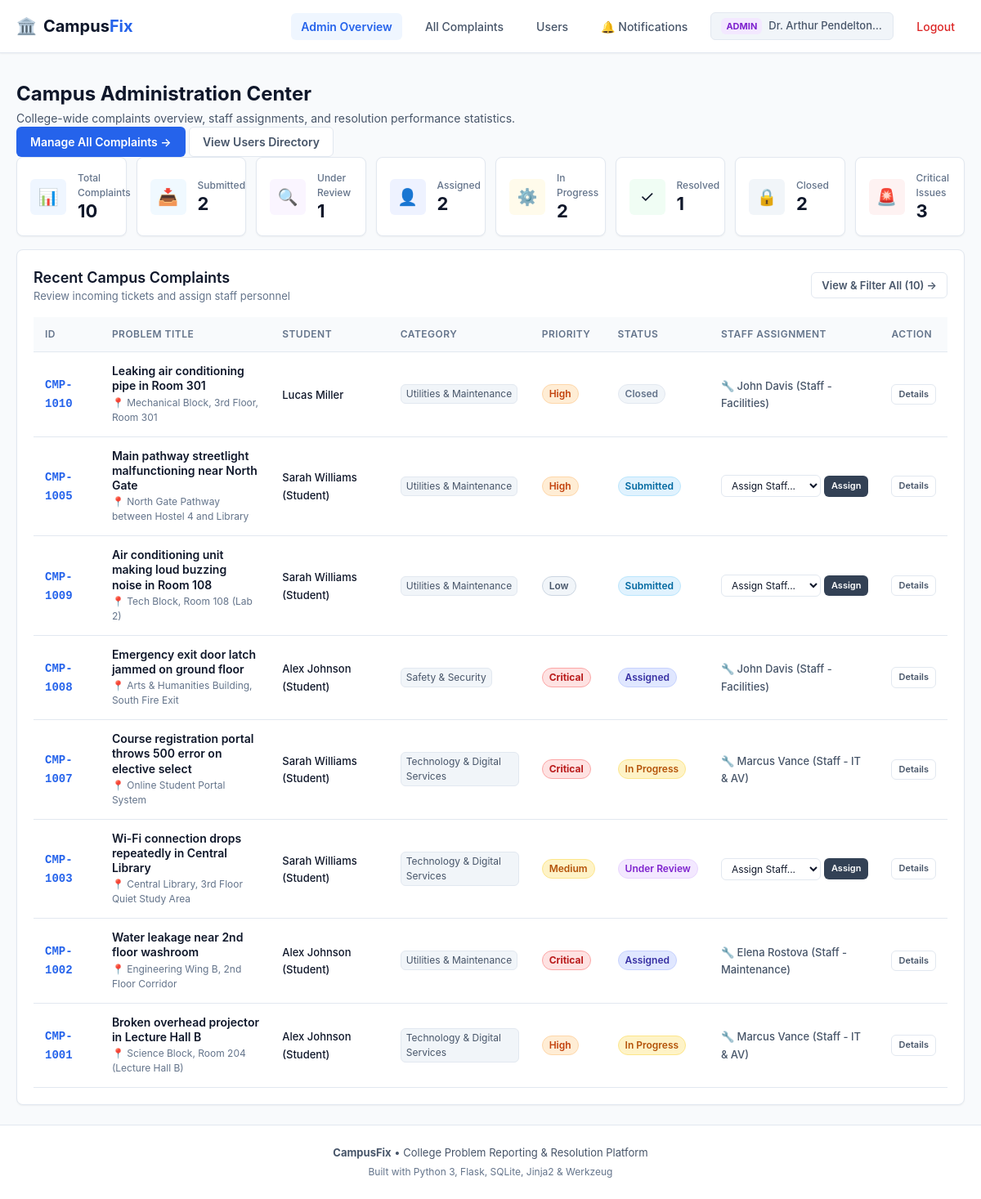
The app's page /admin/dashboard (signed in) with its own data.
### tables this page shows
CREATE TABLE complaints (
        id INTEGER PRIMARY KEY AUTOINCREMENT,
        complaint_id TEXT UNIQUE NOT NULL,
        student_id INTEGER NOT NULL,
        title TEXT NOT NULL,
        description TEXT NOT NULL,
        category TEXT NOT NULL,
        subcategory TEXT NOT NULL,
        location TEXT NOT NULL,
        priority TEXT NOT NULL CHECK(priority IN ('Low', 'Medium', 'High', 'Critical')),
        status TEXT NOT NULL CHECK(status IN ('Submitted', 'Under Review', 'Assigned', 'In Progress', 'Resolved', 'Closed', 'Reopened')),
        assigned_staff_id INTEGER,
        image_filename TEXT,
        created_at TIMESTAMP DEFAULT CURRENT_TIMESTAMP,
        updated_at TIMESTAMP DEFAULT CURRENT_TIMESTAMP,
        FOREIGN KEY (student_id) REFERENCES users (id),
        FOREIGN KEY (assigned_staff_id) REFERENCES users (id)
    );

CREATE TABLE users (
        id INTEGER PRIMARY KEY AUTOINCREMENT,
        name TEXT NOT NULL,
        email TEXT UNIQUE NOT NULL,
        password TEXT NOT NULL,
        role TEXT NOT NULL CHECK(role IN ('student', 'staff', 'admin')),
        department TEXT,
        created_at TIMESTAMP DEFAULT CURRENT_TIMESTAMP
    );

### app.py (the view)
@app.route("/admin/dashboard")
@login_required
@admin_required
def admin_dashboard():
    stats = database.get_admin_dashboard_stats()
    recent_complaints = database.get_all_complaints()[:8]
    staff_members = database.get_staff_members()
    return render_template(
        "admin_dashboard.html",
        stats=stats,
        complaints=recent_complaints,
        staff_members=staff_members
    )

### app.py (called while the page is built)
def login_required(f):
    @wraps(f)
    def decorated_function(*args, **kwargs):
        if "user_id" not in session:
            flash("Please log in to access this page.", "warning")
            return redirect(url_for("login"))
        return f(*args, **kwargs)
    return decorated_function

def role_required(allowed_roles):
    def decorator(f):
        @wraps(f)
        def decorated_function(*args, **kwargs):
            if "user_id" not in session:
                flash("Please log in to access this page.", "warning")
                return redirect(url_for("login"))
            user_role = session.get("user_role")
            if user_role not in allowed_roles:
                abort(403)
            return f(*args, **kwargs)
        return decorated_function
    return decorator

@app.context_processor
def inject_global_data():
    unread_count = 0
    if "user_id" in session:
        unread_count = database.get_unread_notification_count(session["user_id"])
    return {
        "current_user_name": session.get("user_name"),
        "current_user_email": session.get("user_email"),
        "current_user_role": session.get("user_role"),
        "unread_notifications_count": unread_count,
        "categories_dict": CATEGORIES,
        "priority_levels": PRIORITY_LEVELS
    }

### database.py (called while the page is built)
def get_db_connection():
    conn = sqlite3.connect(DB_NAME)
    conn.row_factory = sqlite3.Row
    conn.execute("PRAGMA foreign_keys = ON")
    return conn

def get_staff_members():
    conn = get_db_connection()
    cursor = conn.cursor()
    cursor.execute("SELECT id, name, email, department FROM users WHERE role = 'staff' ORDER BY name ASC")
    staff = cursor.fetchall()
    conn.close()
    return staff

def get_unread_notification_count(user_id):
    conn = get_db_connection()
    cursor = conn.cursor()
    cursor.execute("SELECT COUNT(*) FROM notifications WHERE user_id = ? AND is_read = 0", (user_id,))
    count = cursor.fetchone()[0]
    conn.close()
    return count

### templates/admin_dashboard.html (shortened to what this page needs)
{% extends "base.html" %}
{% block content %}
<div class="dashboard-wrapper" id="admin-dashboard">
  <div class="dashboard-header">
    <div>
      <h1 class="page-title">Campus Administration Center</h1>
      <p class="page-subtitle">College-wide complaints overview, staff assignments, and resolution performance statistics.</p>
    </div>
    <div class="header-actions">
      <a href="{{ url_for('admin_complaints') }}" class="btn btn-primary">
        Manage All Complaints &rarr;
      </a>
      <a href="{{ url_for('admin_users') }}" class="btn btn-outline">
        View Users Directory
      </a>
    </div>
  </div>
  <div class="admin-stats-grid mb-4" id="admin-stats-overview">
    <div class="stat-card">
      <div class="stat-icon bg-blue-light">📊</div>
      <div class="stat-info">
        <span class="stat-label">Total Complaints</span>
        <span class="stat-value font-bold">{{ stats.total }}</span>
      </div>
    </div>
    <div class="stat-card">
      <div class="stat-icon bg-sky-light">📥</div>
      <div class="stat-info">
        <span class="stat-label">Submitted</span>
        <span class="stat-value">{{ stats.submitted }}</span>
      </div>
    </div>
    <div class="stat-card">
      <div class="stat-icon bg-purple-light">🔍</div>
      <div class="stat-info">
        <span class="stat-label">Under Review</span>
        <span class="stat-value">{{ stats.under_review }}</span>
      </div>
    </div>
    <div class="stat-card">
      <div class="stat-icon bg-indigo-light">👤</div>
      <div class="stat-info">
        <span class="stat-label">Assigned</span>
        <span class="stat-value">{{ stats.assigned }}</span>
      </div>
    </div>
    <div class="stat-card">
      <div class="stat-icon bg-amber-light">⚙️</div>
      <div class="stat-info">
        <span class="stat-label">In Progress</span>
        <span class="stat-value">{{ stats.in_progress }}</span>
      </div>
    </div>
    <div class="stat-card">
      <div class="stat-icon bg-green-light">✓</div>
      <div class="stat-info">
        <span class="stat-label">Resolved</span>
        <span class="stat-value">{{ stats.resolved }}</span>
      </div>
    </div>
    <div class="stat-card">
      <div class="stat-icon bg-gray-light">🔒</div>
      <div class="stat-info">
        <span class="stat-label">Closed</span>
        <span class="stat-value">{{ stats.closed }}</span>
      </div>
    </div>
    <div class="stat-card">
      <div class="stat-icon bg-red-light">🚨</div>
      <div class="stat-info">
        <span class="stat-label">Critical Issues</span>
        <span class="stat-value text-danger font-bold">{{ stats.critical }}</span>
      </div>
    </div>
  </div>
  <div class="content-card">
    <div class="card-header-flex">
      <div>
        <h2 class="card-title">Recent Campus Complaints</h2>
        <p class="card-subtitle">Review incoming tickets and assign staff personnel</p>
      </div>
      <a href="{{ url_for('admin_complaints') }}" class="btn btn-sm btn-outline">
        View & Filter All ({{ stats.total }}) &rarr;
      </a>
    </div>
    {% if complaints %}
      <div class="table-responsive">
        <table class="data-table" id="table-admin-recent">
          <thead>
            <tr>
              <th>ID</th>
              <th>Problem Title</th>
              <th>Student</th>
              <th>Category</th>
              <th>Priority</th>
              <th>Status</th>
              <th>Staff Assignment</th>
              <th>Action</th>
            </tr>
          </thead>
          <tbody>
            {% for c in complaints %}
              <tr class="table-row-hover">
                <td>
                  <a href="{{ url_for('complaint_detail', complaint_id=c.complaint_id) }}" class="complaint-code-link">
                    {{ c.complaint_id }}
                  </a>
                </td>
                <td class="table-cell-title">
                  <div class="complaint-title-main">{{ c.title }}</div>
                  <div class="complaint-location-sub">📍 {{ c.location }}</div>
                </td>
                <td>
                  <span class="text-sm font-medium">{{ c.student_name }}</span>
                </td>
                <td>
                  <span class="category-pill">{{ c.category }}</span>
                </td>
                <td>
                  <span class="badge-priority priority-{{ c.priority|lower }}">{{ c.priority }}</span>
                </td>
                <td>
                  <span class="badge-status status-{{ c.status|lower|replace(' ', '-') }}">{{ c.status }}</span>
                </td>
                <td>
                  {% if c.staff_name %}
                    <span class="staff-assigned-tag">🔧 {{ c.staff_name }}</span>
                  {% else %}
                    <form action="{{ url_for('admin_assign_staff', complaint_db_id=c.id) }}" method="POST" class="inline-assign-form">
                      <select name="staff_id" class="form-control form-control-sm select-mini" required>
                        <option value="" disabled selected>Assign Staff...</option>
                      </select>
                      <button type="submit" class="btn btn-xs btn-secondary">Assign</button>
                    </form>
                  {% endif %}
                </td>
                <td>
                  <a href="{{ url_for('complaint_detail', complaint_id=c.complaint_id) }}" class="btn btn-xs btn-outline">
                    Details
                  </a>
                </td>
              </tr>
            {% endfor %}
          </tbody>
        </table>
      </div>
    {% else %}
      <div class="empty-state">
        <p>No complaints reported yet.</p>
      </div>
    {% endif %}
  </div>
</div>
{% endblock %}

### records on screen
complaints: complaint_id "CMP-1010", title "Leaking air conditioning pipe in Room 301", location "Mechanical Block, 3rd Floor, Room 301", student_name "Lucas Miller", category "Utilities & Maintenance", priority "High", status "Closed", staff_name "John Davis (Staff - Facilities)"
complaints: complaint_id "CMP-1005", title "Main pathway streetlight malfunctioning near North Gate", location "North Gate Pathway between Hostel 4 and Library", student_name "Sarah Williams (Student)", category "Utilities & Maintenance", priority "High", status "Submitted"
complaints: complaint_id "CMP-1009", title "Air conditioning unit making loud buzzing noise in Room 108", location "Tech Block, Room 108 (Lab 2)", student_name "Sarah Williams (Student)", category "Utilities & Maintenance", priority "Low", status "Submitted"
complaints: complaint_id "CMP-1008", title "Emergency exit door latch jammed on ground floor", location "Arts & Humanities Building, South Fire Exit", student_name "Alex Johnson (Student)", category "Safety & Security", priority "Critical", status "Assigned", staff_name "John Davis (Staff - Facilities)"
complaints: complaint_id "CMP-1007", title "Course registration portal throws 500 error on elective select", location "Online Student Portal System", student_name "Sarah Williams (Student)", category "Technology & Digital Services", priority "Critical", status "In Progress", staff_name "Marcus Vance (Staff - IT & AV)"
complaints: complaint_id "CMP-1003", title "Wi-Fi connection drops repeatedly in Central Library", location "Central Library, 3rd Floor Quiet Study Area", student_name "Sarah Williams (Student)", category "Technology & Digital Services", priority "Medium", status "Under Review"
complaints: complaint_id "CMP-1002", title "Water leakage near 2nd floor washroom", location "Engineering Wing B, 2nd Floor Corridor", student_name "Alex Johnson (Student)", category "Utilities & Maintenance", priority "Critical", status "Assigned", staff_name "Elena Rostova (Staff - Maintenance)"
complaints: complaint_id "CMP-1001", title "Broken overhead projector in Lecture Hall B", location "Science Block, Room 204 (Lecture Hall B)", student_name "Alex Johnson (Student)", category "Technology & Digital Services", priority "High", status "In Progress", staff_name "Marcus Vance (Staff - IT & AV)"

### other values on screen
{{ session.get('user_role')|capitalize }} "ADMIN"
{{ session.get('user_name') }} "Dr. Arthur Pendelton…"
{{ stats.total }} "10"
{{ stats.submitted }} "2"
{{ stats.under_review }} "1"
{{ stats.assigned }} "2"
{{ stats.in_progress }} "2"
{{ stats.resolved }} "1"
{{ stats.closed }} "2"
{{ stats.critical }} "3"
